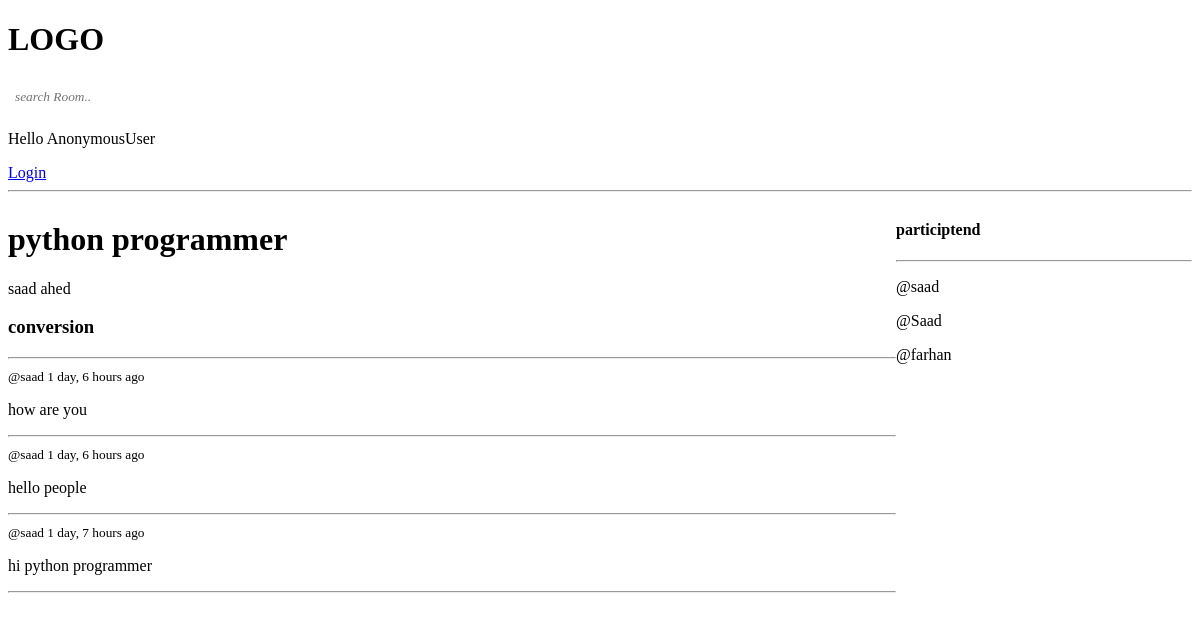
Page /room/6/ on the committed database.
### user/models.py (models this page shows, shortened)
class Room (models.Model):
    host =models.ForeignKey(User, on_delete=models.SET_NULL, null=True)
    topic =models.ForeignKey(Topic, on_delete=models.SET_NULL, null=True)
    name =models.CharField(max_length=200)
    description=models.TextField(null=True, blank=True)
    participants =models.ManyToManyField(
        User, related_name='participants', blank=True)
    updated=models.DateTimeField(auto_now=True)
    created=models.DateTimeField(auto_now_add=True)
    class Meta:
        ordering=['-updated','-created'] #

class Message (models.Model):
    user =models.ForeignKey(User, on_delete=models.CASCADE)
    room =models.ForeignKey(Room, on_delete=models.CASCADE)
    body =models.TextField(default='Default message')
    updated=models.DateTimeField(auto_now=True)
    created =models.DateTimeField(auto_now_add=True)
    class Meta:
        ordering=['-updated','-created']

### user/views.py (the view, shortened to what this page needs)
# urls.py: path('room/<str:pk>/',views.room, name='room'),
def room (request,pk):
    room =Room.objects.get(id=pk)
    room_messages=room.message_set.all()
    participants=room.participants.all()
    context ={'room':room, 'room_messages':room_messages ,
              'participants':participants}
    return render(request,"base/room.html", context)

### templates/base/room.html (shortened to what this page needs)
{%extends "base/main.html"%}
{%block content%}
<div class="room-container">
    <div>
        <h1>{{room.name}}</h1>
        <p>{{room.description}}</p>
        <div class='comment-wrapper'>
            <h3>conversion</h3>
            <hr>
            {% for message in room_messages%}
            <div>
                <small>@{{message.user}} {{message.created|timesince}} ago</small>
                <p>{{message.body}}</p>
                <hr>
            </div>
            {% endfor %}
        </div>
    </div>
    <div>
        <h4>participtend</h4>
        <hr>
        {% for user in participants%}
            <div>
                <p>@{{user.username}}</p>
            </div>
        {% endfor%}
    </div>
</div>
{% endblock %}

### templates/base/room.html (style rules this page uses)
.room-container { display: grid; grid-template-columns: 3fr 1fr; }

### rows in the picture
Room: name "python programmer", description "saad ahed"
Message: user "saad", created "1 day, 6 hours", body "how are you"
Message: user "saad", created "1 day, 6 hours", body "hello people"
Message: user "saad", created "1 day, 7 hours", body "hi python programmer"

### other values in the picture
{{ request.user }} "AnonymousUser"
{{ user.username }} "saad"
{{ user.username }} "Saad"
{{ user.username }} "farhan"
